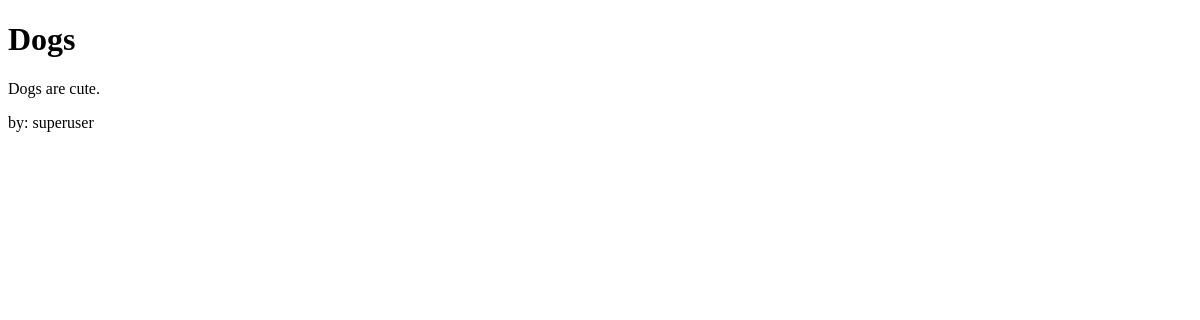
Page /dogs on the earlier database version.
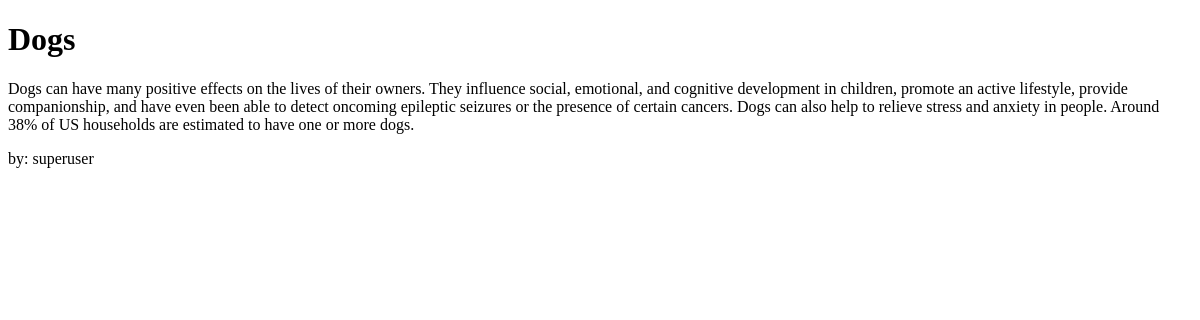
Same page on the later database version.
### blog/models.py (models this page shows, shortened)
class Post(models.Model):
    title = models.CharField(max_length=200)
    content = models.TextField()
    date_created = models.DateTimeField(auto_now_add=True)
    slug = models.SlugField(max_length=200, unique=True)
    author = models.ForeignKey(to=User, on_delete=models.CASCADE)
    status = models.IntegerField(choices=STATUS, default=0)

### blog/views.py (the view)
# urls.py: path('<slug:slug>', views.BlogView.as_view(), name='blog_view'),
class BlogView(generic.DetailView):
    model = Post
    template_name = 'blog.html'

### templates/blog.html (shortened to what this page needs)
<!DOCTYPE html>
<html lang="en">
<head>
</head>
<body>
    <h1>{% block blog_title %} {{object.title}} {% endblock blog_title %}</h1>
    <p>{% block blog_content %} {{object.content}} {% endblock blog_content %}</p>
    <p>by: {% block blog_author %} {{object.author}} {% endblock blog_author %}</p>
</body>
</html>

Differences in the rows shown:
changed Post "Dogs": content "Dogs are cute." → "Dogs can have many positive effects on the lives of their owners. They influence social, emotional, and cognitive development in children, promote an active lifestyle, provide companionship, and have even been able to detect oncoming epileptic seizures or the presence of certain cancers. Dogs can also help to relieve stress and anxiety in people. Around 38% of US households are estimated to have one or more dogs."
